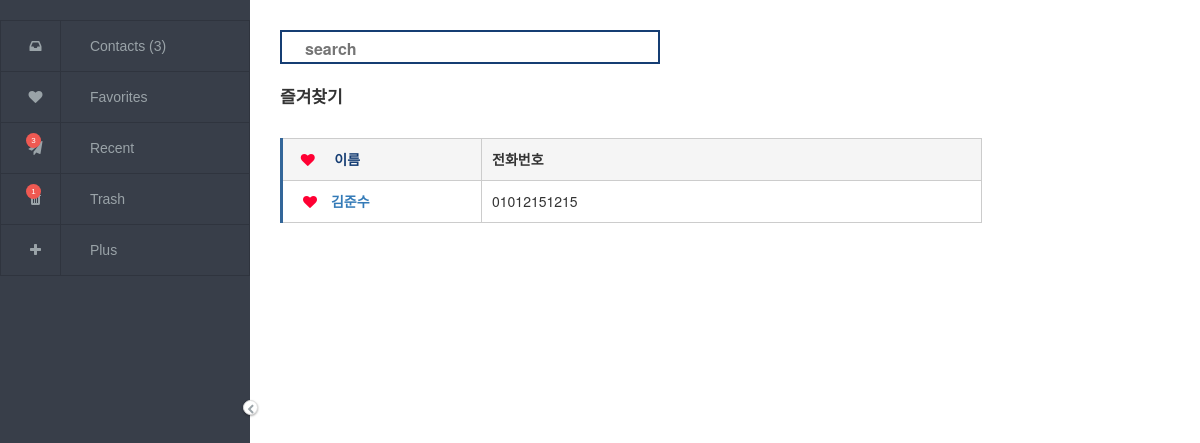
Before: /favorite with the older database file.
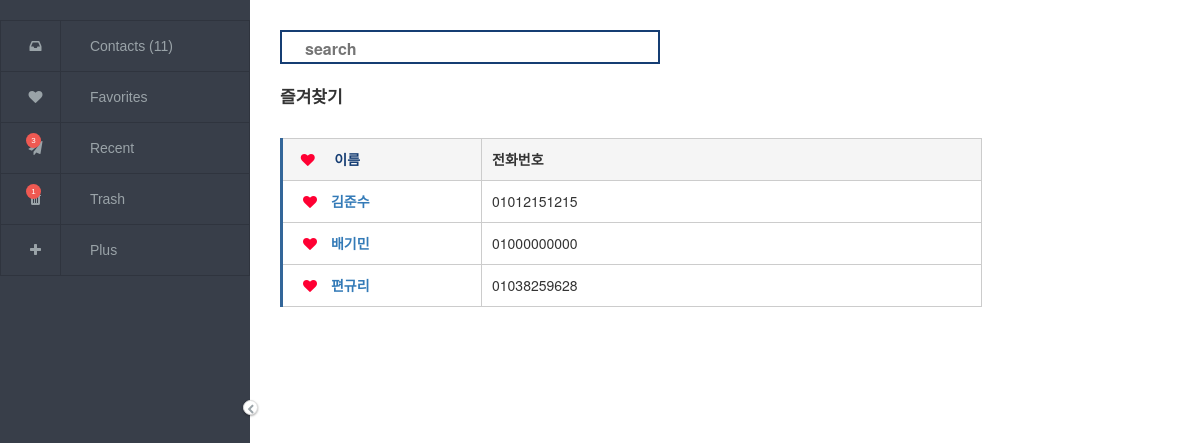
After: the same page with the newer database file.
### ADDRESSBOOK.py (models this page shows, shortened)
class PERSON(db.Model):
   id=db.Column(db.Integer, primary_key=True, unique=True, autoincrement=True)
   name=db.Column(db.String(50), nullable=False, default='')
   number=db.Column(db.String(50), nullable=False, default='')
   email=db.Column(db.String(50), nullable=False, default='')
   favorite=db.Column(db.String(10), default="♡")
   deleted=db.Column(db.Boolean, default=False)

### ADDRESSBOOK.py (the view)
@app.route("/favorite")
def show_favorite():
	return render_template('favorite.html',contact_count=PERSON.query.filter_by(deleted=False).count(),
		FAVORITE=PERSON.query.filter_by(favorite='♥', deleted=False).order_by("name"),trashcount=PERSON.query.filter_by(deleted=True).count())

### templates/favorite.html (shortened to what this page needs)
<!doctype html>
<html lang="kr">
   <head>
<link rel="stylesheet" href="http://netdna.bootstrapcdn.com/font-awesome/4.3.0/css/font-awesome.min.css" />
<link rel="stylesheet" href="http://maxcdn.bootstrapcdn.com/bootstrap/3.3.7/css/bootstrap.min.css" />
<link rel="stylesheet" href="{{ url_for('static', filename='css/main.css')}}"/>
<link rel="stylesheet" href="https://maxcdn.bootstrapcdn.com/font-awesome/4.7.0/css/font-awesome.min.css" />
</head>
<body>
<nav>
   <label for="menu_state"><i class="fa"></i></label>
   <ul>
      <li>
         <a href="/">
            <i class="fa fa-inbox"></i>
            <span>Contacts ({{contact_count}})</span>
         </a>
      </li>
      <li>
         <a href="/favorite">
            <i class="fa fa-heart"></i>
            <span>Favorites</span>
         </a>
      </li>
      <li data-content="3" class="unread">
         <a href="/recent">
            <i class="fa fa-paper-plane"></i>
            <span>Recent</span>
         </a>
      </li>
      <li data-content={{trashcount}} class="unread">
         <a href="/trash">
            <i class="fa fa-trash"></i>
            <span>Trash</span>
         </a>
      </li>
      <li>
         <a href="/new" onclick="layer_open('add'); return false;">
            <i class="fa fa-plus"></i>
            <span>Plus</span></a>
      </li>
   </ul>
</nav>
<main>
   <div>
       <span>
      <form class="search-bar" action="/search/favorite" method="POST">
         <input type='text' name='string' class='input_text' placeholder='search'>
         </form>
         </span>
        <table class="contact_list">
        <thead><p style="font-weight: bold; font-size: 17px; margin-left: 30px; margin-top: 20px">즐겨찾기</p>
                    </div>
        <tbody>
          <tr>
              <th scop="row" style="background: #f5f5f5">&nbsp;&nbsp;<i class="fa fa-heart" style="color:#ff0033"></i>&nbsp;&nbsp;&nbsp;&nbsp;&nbsp;이름</th>
              <td style="background:#f5f5f5;font-weight: bold">전화번호</td> </tr>
              {%- for i in FAVORITE %}
              <th scope="row">
              <a href="/favorite/{{i.id}}"  title = "{{i.favorite}}" class="fa fa-heart-o" style="color :#ff0033" name="favoriticon"> </a>
              <a href = "#{{i.name}}" class="btn-example" onclick="layer_open('{{i.name}}'); return false;" > {{i.name }}</a>
              </th>
              <td>{{ i.number }}</td>
       {%- endfor %}
       </tbody>
</main>
</body>
</html>

Changed rows visible on the page:
now on this page (row edited): PERSON: name "배기민", number "01000000000"
now on this page (row edited): PERSON: name "편규리", number "01038259628"
Other visible differences:
{{ contact_count }}: "3" → "11"
